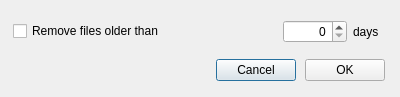
<?xml version="1.0" encoding="UTF-8"?>
<ui version="4.0">
 <class>LocalCleanScheduler</class>
 <widget class="QDialog" name="LocalCleanScheduler">
  <property name="geometry">
   <rect>
    <x>0</x>
    <y>0</y>
    <width>400</width>
    <height>97</height>
   </rect>
  </property>
  <property name="minimumSize">
   <size>
    <width>400</width>
    <height>97</height>
   </size>
  </property>
  <property name="maximumSize">
   <size>
    <width>400</width>
    <height>97</height>
   </size>
  </property>
  <property name="windowTitle">
   <string>%1 cleaning scheduler</string>
  </property>
  <layout class="QVBoxLayout" name="verticalLayout">
   <property name="spacing">
    <number>6</number>
   </property>
   <property name="leftMargin">
    <number>13</number>
   </property>
   <property name="topMargin">
    <number>15</number>
   </property>
   <property name="rightMargin">
    <number>15</number>
   </property>
   <property name="bottomMargin">
    <number>10</number>
   </property>
   <item>
    <widget class="QWidget" name="widget" native="true">
     <property name="sizePolicy">
      <sizepolicy hsizetype="Preferred" vsizetype="Preferred">
       <horstretch>0</horstretch>
       <verstretch>0</verstretch>
      </sizepolicy>
     </property>
     <layout class="QHBoxLayout" name="horizontalLayout_3">
      <property name="spacing">
       <number>6</number>
      </property>
      <property name="leftMargin">
       <number>0</number>
      </property>
      <property name="topMargin">
       <number>0</number>
      </property>
      <property name="rightMargin">
       <number>6</number>
      </property>
      <property name="bottomMargin">
       <number>0</number>
      </property>
      <item>
       <widget class="QCheckBox" name="cRemoveFilesOlderThan">
        <property name="minimumSize">
         <size>
          <width>210</width>
          <height>0</height>
         </size>
        </property>
        <property name="maximumSize">
         <size>
          <width>210</width>
          <height>16777215</height>
         </size>
        </property>
        <property name="text">
         <string>Remove files older than</string>
        </property>
       </widget>
      </item>
      <item>
       <layout class="QHBoxLayout" name="horizontalLayout" stretch="0,0">
        <property name="spacing">
         <number>6</number>
        </property>
        <property name="sizeConstraint">
         <enum>QLayout::SetDefaultConstraint</enum>
        </property>
        <property name="leftMargin">
         <number>54</number>
        </property>
        <item>
         <widget class="QSpinBox" name="eNumberDays">
          <property name="minimumSize">
           <size>
            <width>64</width>
            <height>0</height>
           </size>
          </property>
          <property name="maximumSize">
           <size>
            <width>16777215</width>
            <height>16777215</height>
           </size>
          </property>
          <property name="alignment">
           <set>Qt::AlignRight|Qt::AlignTrailing|Qt::AlignVCenter</set>
          </property>
         </widget>
        </item>
        <item>
         <widget class="QLabel" name="lDays">
          <property name="minimumSize">
           <size>
            <width>0</width>
            <height>0</height>
           </size>
          </property>
          <property name="styleSheet">
           <string notr="true">font-style: normal;</string>
          </property>
          <property name="text">
           <string>days</string>
          </property>
          <property name="alignment">
           <set>Qt::AlignLeading|Qt::AlignLeft|Qt::AlignVCenter</set>
          </property>
         </widget>
        </item>
       </layout>
      </item>
     </layout>
    </widget>
   </item>
   <item>
    <widget class="QWidget" name="bLayout" native="true">
     <property name="minimumSize">
      <size>
       <width>0</width>
       <height>0</height>
      </size>
     </property>
     <property name="maximumSize">
      <size>
       <width>16777215</width>
       <height>16777215</height>
      </size>
     </property>
     <property name="styleSheet">
      <string notr="true"/>
     </property>
     <layout class="QHBoxLayout" name="horizontalLayout_2">
      <property name="spacing">
       <number>9</number>
      </property>
      <property name="leftMargin">
       <number>0</number>
      </property>
      <property name="topMargin">
       <number>0</number>
      </property>
      <property name="rightMargin">
       <number>0</number>
      </property>
      <property name="bottomMargin">
       <number>0</number>
      </property>
      <item>
       <spacer name="horizontalSpacer">
        <property name="orientation">
         <enum>Qt::Horizontal</enum>
        </property>
        <property name="sizeHint" stdset="0">
         <size>
          <width>0</width>
          <height>0</height>
         </size>
        </property>
       </spacer>
      </item>
      <item>
       <widget class="QPushButton" name="bCancel">
        <property name="sizePolicy">
         <sizepolicy hsizetype="Minimum" vsizetype="Fixed">
          <horstretch>0</horstretch>
          <verstretch>0</verstretch>
         </sizepolicy>
        </property>
        <property name="minimumSize">
         <size>
          <width>0</width>
          <height>0</height>
         </size>
        </property>
        <property name="text">
         <string>Cancel</string>
        </property>
       </widget>
      </item>
      <item>
       <widget class="QPushButton" name="bOK">
        <property name="minimumSize">
         <size>
          <width>0</width>
          <height>0</height>
         </size>
        </property>
        <property name="maximumSize">
         <size>
          <width>81</width>
          <height>16777215</height>
         </size>
        </property>
        <property name="styleSheet">
         <string notr="true"/>
        </property>
        <property name="text">
         <string>OK</string>
        </property>
       </widget>
      </item>
     </layout>
    </widget>
   </item>
  </layout>
 </widget>
 <resources/>
 <connections/>
</ui>
